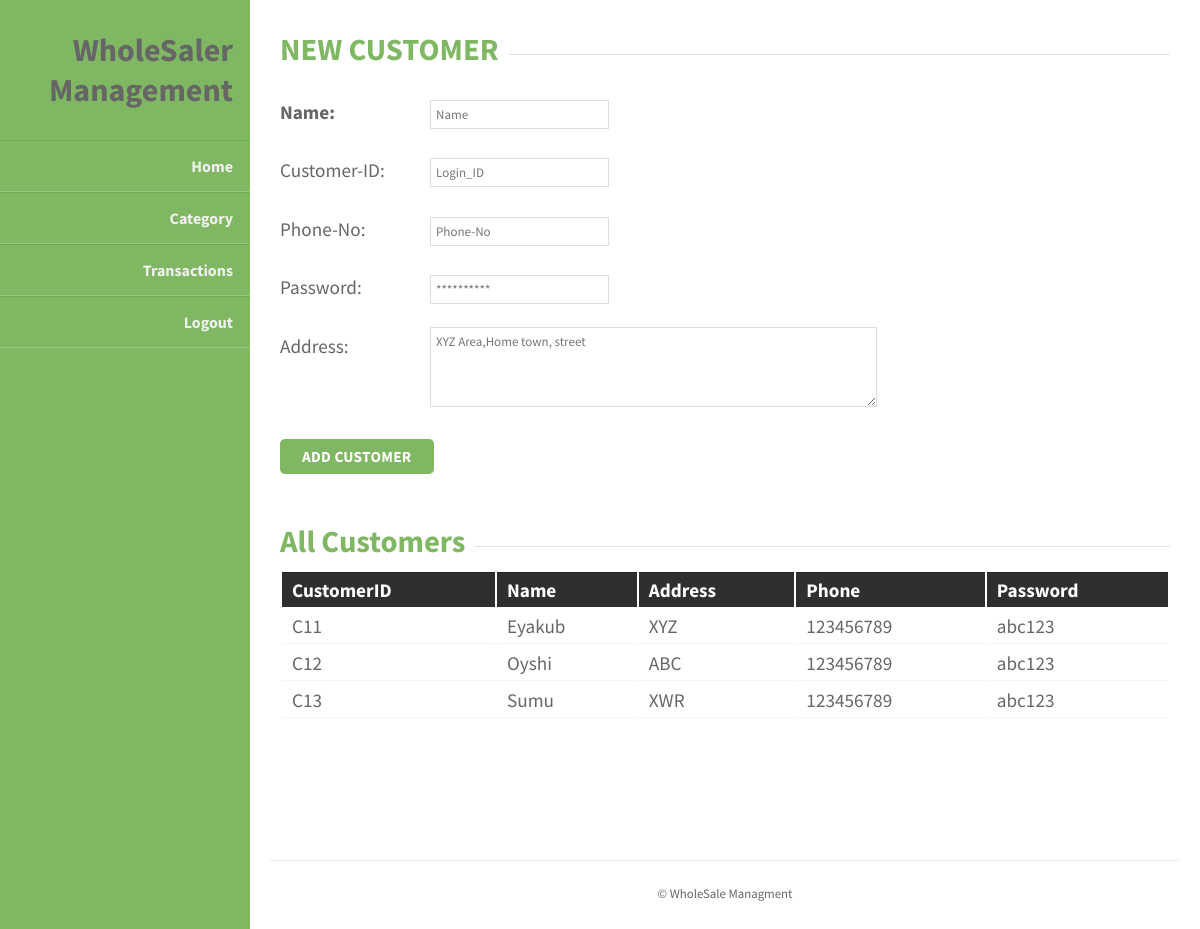
The page /add_customer_page.php (signed in) on the database its author committed.
### tables this page shows
CREATE TABLE `customer_information` (
  `CustomerID` varchar(30) NOT NULL,
  `Name` varchar(30) NOT NULL,
  `Address` varchar(50) NOT NULL,
  `Phone` varchar(15) NOT NULL,
  `Password` varchar(15) NOT NULL
);

### add_customer_page.php (the view, shortened to what this page needs)
<!DOCTYPE html>
<html lang="en">
<head>
    <link rel="stylesheet" href="WholeSaler/styles.css" type="text/css" />
</head>
<body>
    <section id="body" class="width">
        <?php require 'sidebar.php' ?>
        <section id="content" class="column-right">
            <article>
                <fieldset>
                    <legend><strong>
                            <h3>NEW CUSTOMER</h3>
                        </strong>
                    </legend>
                    <form action="add_customer.php" method="POST">
                        <p><label for="name"><strong>Name:</strong></label>
                            <input type="text" name="Cname" id="name" placeholder="Name" required /><br /></p>
                        <p><label for="CustomerID">Customer-ID:</label>
                            <input type="text" name="CustomerID" id="CustomerID" placeholder="Login_ID" required /><br /></p>
                        <p><label for="Phone">Phone-No:</label>
                            <input type="text" name="Phone" id="Phone" placeholder="Phone-No" required /><br /></p>
                        <p><label for="password">Password:</label>
                            <input type="password" name="Password" id="password" placeholder="**********" required /><br /></p>
                        <p><label for="Address">Address:</label>
                            <textarea cols="60" rows="4" name="Address" id="Address" placeholder="XYZ Area,Home town, street" required></textarea><br /></p>
                        <input type="submit" name="Add" class="formbutton" value="Add Customer" />
                    </form>
                </fieldset>
                <br><br>
                <fieldset>
                    <legend><strong>
                            <h3>All Customers</h3>
                        </strong></legend>
                    <table>
                        <tr>
                            <th>CustomerID</th>
                            <th>Name</th>
                            <th>Address</th>
                            <th>Phone</th>
                            <th>Password</th>
                        </tr>
                        <?php
                        $sql = "SELECT * FROM customer_information";
                        $result = mysqli_query($db_conn, $sql) or die("Error: $sql. " . mysqli_error($db_conn));
                        $row = mysqli_fetch_assoc($result);
                        do { ?>
                            <tr>
                                <td><?php echo $row['CustomerID']; ?></td>
                                <td><?php echo $row['Name']; ?></td>
                                <td><?php echo $row['Address']; ?></td>
                                <td><?php echo $row['Phone']; ?></td>
                                <td><?php echo $row['Password']; ?></td>
                            </tr>
                        <?php } while ($row = mysqli_fetch_assoc($result)) ?>
                    </table>
                </fieldset>
            </article>
        </section>
    </section>
</body>
</html>

### WholeSaler/styles.css (style rules this page uses)
body { margin:0px auto; padding:0; background: #80b763; font-family: "Source Sans Pro","sans-serif"; font-size: 1.0em; color:#666; }
* { margin:0; padding:0; }
table { width:100%; text-align:left; }
th, td { padding:5px 10px; }
th { color:#fff; border-top:1px solid #222; background-color:#2F2F2F; }
td { border-bottom:1px solid #f4f4f4; }
p { line-height:2.0em; margin-bottom:20px; }
fieldset { display:block; border:none; border-top:1px solid #e0e0e0; }
fieldset legend { font-weight:bold; padding-right:10px; color:#999; }
fieldset form { padding-top:15px; }
fieldset p label { float:left; width:150px; font-family: "Source Sans Pro","sans-serif"; }
fieldset form input, fieldset form select, fieldset form textarea { padding:5px; color:#333333; font-size:13px; font-family: "Source Sans Pro","sans-serif"; border:1px solid #ddd; }
fieldset form input.formbutton { border:none; background-color: #80B763; border-radius: 5px; color: #FFFFFF; display: inline-block; font-weight: bold; padding: 8px 22px; font-size: 0.8em; letter-spacing: 0.25px; text-decoration: none; text-transform: uppercase; }
h3 { color:#80B763; font-size:1.6em; padding-bottom:10px; }
.width { width:auto; margin: 0 auto; }
section#body { padding: 0; background: #80B763; }
section#content { margin-left: 250px; padding: 20px; background-color: #fff; }
.column-right { float:none; }
article { padding: 10px 10px 30px; font-size: 1.2em; height: 100vh; border-bottom: 1px solid #eee; }
footer { padding:20px 0px; }
footer p { color:#666; margin:0; font-size:0.8em; text-align: center; }
.clear:after { display: block; clear: both; visibility: hidden; line-height: 0; height: 0; }
.clear { clear: both; display: inline-block; }
.clear { display: block; }

### rows shown on the page
customer_information: CustomerID "C11", Name "Eyakub", Address "XYZ", Phone "123456789", Password "abc123"
customer_information: CustomerID "C12", Name "Oyshi", Address "ABC", Phone "123456789", Password "abc123"
customer_information: CustomerID "C13", Name "Sumu", Address "XWR", Phone "123456789", Password "abc123"
